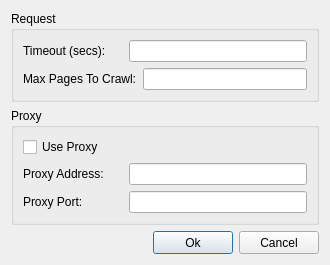
<?xml version="1.0" encoding="UTF-8"?>
<ui version="4.0">
 <class>PassiveConfigDialog</class>
 <widget class="QDialog" name="PassiveConfigDialog">
  <property name="geometry">
   <rect>
    <x>0</x>
    <y>0</y>
    <width>330</width>
    <height>244</height>
   </rect>
  </property>
  <property name="minimumSize">
   <size>
    <width>330</width>
    <height>0</height>
   </size>
  </property>
  <property name="windowTitle">
   <string>Scan Configuration</string>
  </property>
  <layout class="QVBoxLayout" name="verticalLayout_3">
   <item>
    <widget class="QGroupBox" name="groupBox">
     <property name="font">
      <font>
       <weight>50</weight>
       <bold>false</bold>
      </font>
     </property>
     <property name="title">
      <string>Request</string>
     </property>
     <layout class="QVBoxLayout" name="verticalLayout">
      <item>
       <layout class="QHBoxLayout" name="horizontalLayout">
        <item>
         <widget class="QLabel" name="label_3">
          <property name="minimumSize">
           <size>
            <width>100</width>
            <height>0</height>
           </size>
          </property>
          <property name="text">
           <string>Timeout (secs):</string>
          </property>
         </widget>
        </item>
        <item>
         <widget class="QLineEdit" name="lineEditTimeout"/>
        </item>
       </layout>
      </item>
      <item>
       <layout class="QHBoxLayout" name="horizontalLayout_2">
        <item>
         <widget class="QLabel" name="label_4">
          <property name="minimumSize">
           <size>
            <width>100</width>
            <height>0</height>
           </size>
          </property>
          <property name="text">
           <string>Max Pages To Crawl:</string>
          </property>
         </widget>
        </item>
        <item>
         <widget class="QLineEdit" name="lineEditMaxPages"/>
        </item>
       </layout>
      </item>
     </layout>
    </widget>
   </item>
   <item>
    <widget class="QGroupBox" name="groupBox_2">
     <property name="title">
      <string>Proxy</string>
     </property>
     <property name="alignment">
      <set>Qt::AlignLeading|Qt::AlignLeft|Qt::AlignTop</set>
     </property>
     <property name="flat">
      <bool>false</bool>
     </property>
     <layout class="QVBoxLayout" name="verticalLayout_2">
      <item>
       <widget class="QCheckBox" name="checkBoxUseProxy">
        <property name="text">
         <string>Use Proxy</string>
        </property>
       </widget>
      </item>
      <item>
       <layout class="QHBoxLayout" name="horizontalLayout_3">
        <item>
         <widget class="QLabel" name="label_5">
          <property name="minimumSize">
           <size>
            <width>100</width>
            <height>0</height>
           </size>
          </property>
          <property name="text">
           <string>Proxy Address:</string>
          </property>
         </widget>
        </item>
        <item>
         <widget class="QLineEdit" name="lineEditProxyAddress"/>
        </item>
       </layout>
      </item>
      <item>
       <layout class="QHBoxLayout" name="horizontalLayout_4">
        <item>
         <widget class="QLabel" name="label_6">
          <property name="minimumSize">
           <size>
            <width>100</width>
            <height>0</height>
           </size>
          </property>
          <property name="text">
           <string>Proxy Port:</string>
          </property>
         </widget>
        </item>
        <item>
         <widget class="QLineEdit" name="lineEditProxyPort"/>
        </item>
       </layout>
      </item>
     </layout>
    </widget>
   </item>
   <item>
    <layout class="QHBoxLayout" name="horizontalLayout_5">
     <item>
      <spacer name="horizontalSpacer">
       <property name="orientation">
        <enum>Qt::Horizontal</enum>
       </property>
       <property name="sizeHint" stdset="0">
        <size>
         <width>40</width>
         <height>20</height>
        </size>
       </property>
      </spacer>
     </item>
     <item>
      <widget class="QPushButton" name="buttonOk">
       <property name="minimumSize">
        <size>
         <width>75</width>
         <height>23</height>
        </size>
       </property>
       <property name="text">
        <string>Ok</string>
       </property>
      </widget>
     </item>
     <item>
      <widget class="QPushButton" name="buttonCancel">
       <property name="minimumSize">
        <size>
         <width>75</width>
         <height>23</height>
        </size>
       </property>
       <property name="text">
        <string>Cancel</string>
       </property>
      </widget>
     </item>
    </layout>
   </item>
  </layout>
 </widget>
 <resources/>
 <connections/>
</ui>
